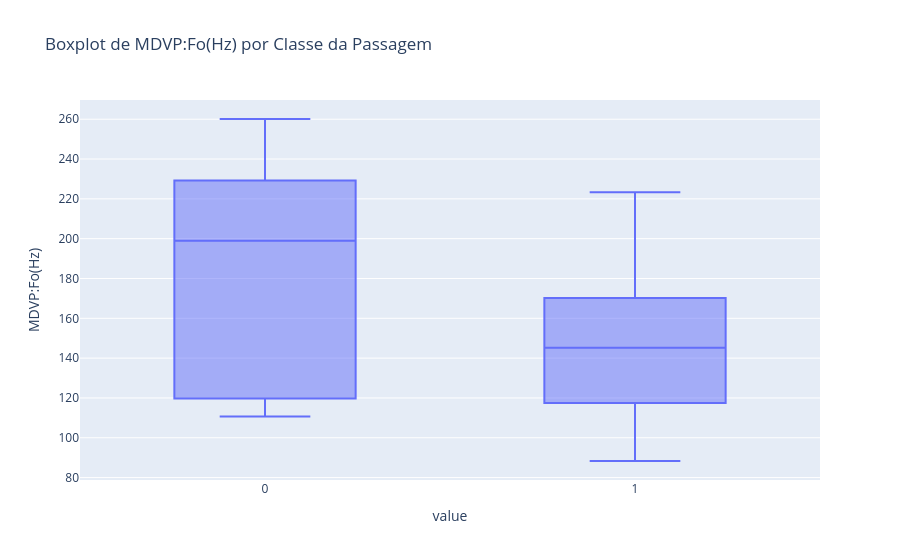
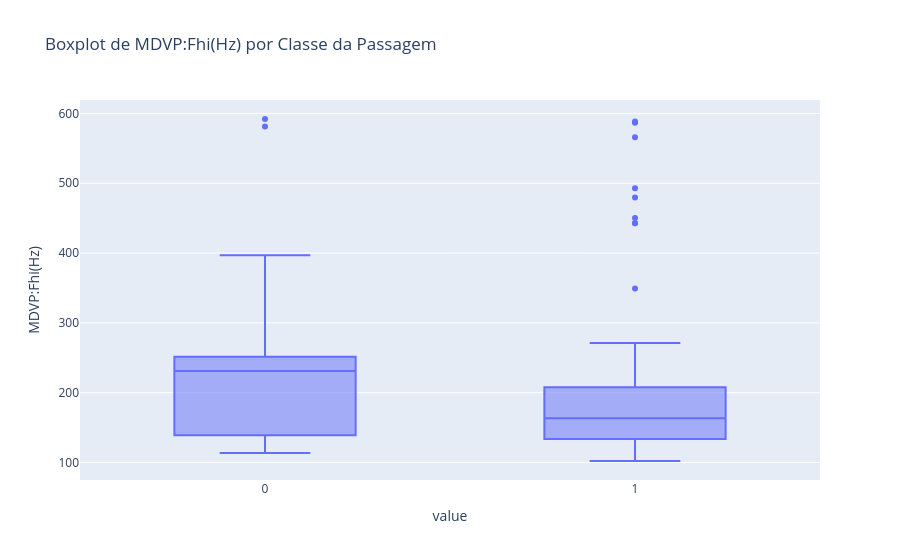
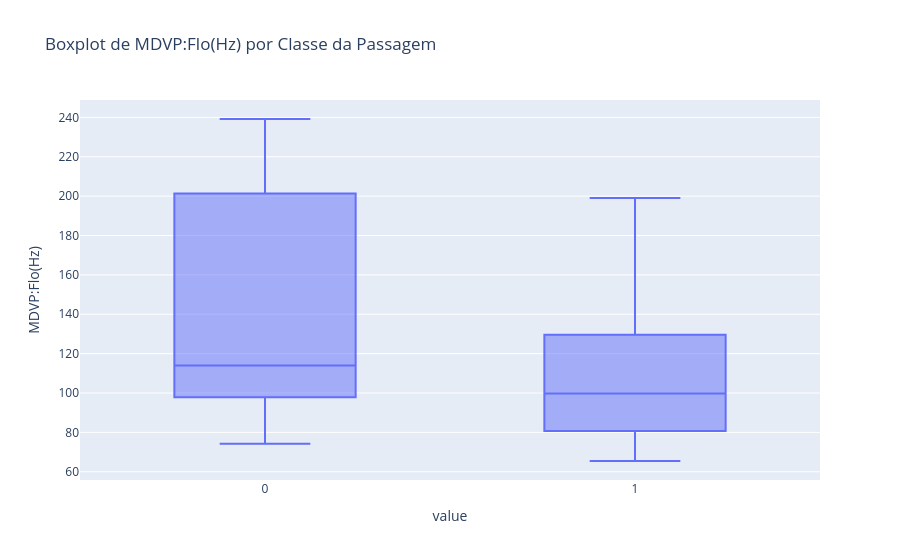

The code cell stored with these charts, in order, in its notebook:
### Code cell
# Boxplot de variáveis numéricas
for feature in numerical_features:
    fig = px.box(df_parkisons, x=target, y=feature, title=f"Boxplot de {feature} por Classe da Passagem")
    fig.show()

### Figure 1 — Plotly figure (JSON) as saved in the notebook; plotly's stock layout.template omitted (floating-point values rounded to 4 significant figures; data arrays with more than 128 entries replaced by an {"elided": "..."} marker saying what was removed)
{"data": [{"alignmentgroup": "True", "hovertemplate": "value=%{x}<br>MDVP:Fo(Hz)=%{y}<extra></extra>", "legendgroup": "", "marker": {"color": "#636efa"}, "name": "", "notched": false, "offsetgroup": "", "orientation": "v", "showlegend": false, "type": "box", "x": {"elided": "195 int values"}, "x0": " ", "xaxis": "x", "y": {"elided": "195 float values"}, "y0": " ", "yaxis": "y"}], "layout": {"boxmode": "group", "legend": {"tracegroupgap": 0}, "title": {"text": "Boxplot de MDVP:Fo(Hz) por Classe da Passagem"}, "xaxis": {"anchor": "y", "domain": [0, 1], "title": {"text": "value"}}, "yaxis": {"anchor": "x", "domain": [0, 1], "title": {"text": "MDVP:Fo(Hz)"}}}}

### Figure 2 — Plotly figure (JSON) as saved in the notebook; plotly's stock layout.template omitted (floating-point values rounded to 4 significant figures; data arrays with more than 128 entries replaced by an {"elided": "..."} marker saying what was removed)
{"data": [{"alignmentgroup": "True", "hovertemplate": "value=%{x}<br>MDVP:Fhi(Hz)=%{y}<extra></extra>", "legendgroup": "", "marker": {"color": "#636efa"}, "name": "", "notched": false, "offsetgroup": "", "orientation": "v", "showlegend": false, "type": "box", "x": {"elided": "195 int values"}, "x0": " ", "xaxis": "x", "y": {"elided": "195 float values"}, "y0": " ", "yaxis": "y"}], "layout": {"boxmode": "group", "legend": {"tracegroupgap": 0}, "title": {"text": "Boxplot de MDVP:Fhi(Hz) por Classe da Passagem"}, "xaxis": {"anchor": "y", "domain": [0, 1], "title": {"text": "value"}}, "yaxis": {"anchor": "x", "domain": [0, 1], "title": {"text": "MDVP:Fhi(Hz)"}}}}

### Figure 3 — Plotly figure (JSON) as saved in the notebook; plotly's stock layout.template omitted (floating-point values rounded to 4 significant figures; data arrays with more than 128 entries replaced by an {"elided": "..."} marker saying what was removed)
{"data": [{"alignmentgroup": "True", "hovertemplate": "value=%{x}<br>MDVP:Flo(Hz)=%{y}<extra></extra>", "legendgroup": "", "marker": {"color": "#636efa"}, "name": "", "notched": false, "offsetgroup": "", "orientation": "v", "showlegend": false, "type": "box", "x": {"elided": "195 int values"}, "x0": " ", "xaxis": "x", "y": {"elided": "195 float values"}, "y0": " ", "yaxis": "y"}], "layout": {"boxmode": "group", "legend": {"tracegroupgap": 0}, "title": {"text": "Boxplot de MDVP:Flo(Hz) por Classe da Passagem"}, "xaxis": {"anchor": "y", "domain": [0, 1], "title": {"text": "value"}}, "yaxis": {"anchor": "x", "domain": [0, 1], "title": {"text": "MDVP:Flo(Hz)"}}}}
